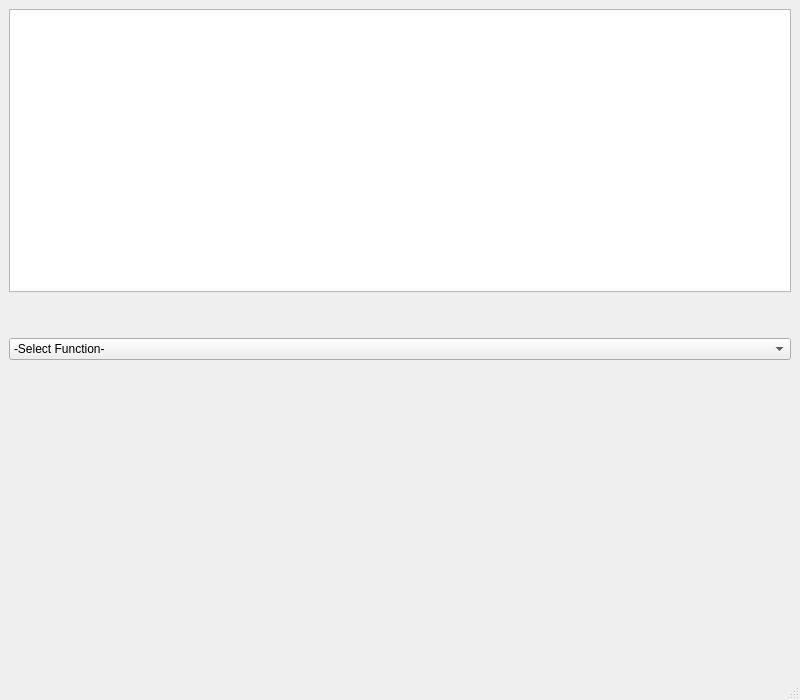
<?xml version="1.0" encoding="UTF-8"?>
<ui version="4.0">
 <class>MainWindow</class>
 <widget class="QMainWindow" name="MainWindow">
  <property name="geometry">
   <rect>
    <x>0</x>
    <y>0</y>
    <width>800</width>
    <height>700</height>
   </rect>
  </property>
  <property name="windowTitle">
   <string>MainWindow</string>
  </property>
  <property name="tabShape">
   <enum>QTabWidget::Rounded</enum>
  </property>
  <widget class="QWidget" name="centralwidget">
   <layout class="QGridLayout" name="gridLayout">
    <item row="0" column="0">
     <layout class="QVBoxLayout" name="mainVerticalLayout">
      <item>
       <widget class="QGraphicsView" name="simulationWindow"/>
      </item>
      <item>
       <spacer name="mainVerticalSpacer_1">
        <property name="orientation">
         <enum>Qt::Vertical</enum>
        </property>
        <property name="sizeType">
         <enum>QSizePolicy::Fixed</enum>
        </property>
        <property name="sizeHint" stdset="0">
         <size>
          <width>20</width>
          <height>40</height>
         </size>
        </property>
       </spacer>
      </item>
      <item>
       <widget class="QComboBox" name="selectFunctionComboBox">
        <property name="autoFillBackground">
         <bool>false</bool>
        </property>
        <property name="currentText">
         <string>-Select Function-</string>
        </property>
        <item>
         <property name="text">
          <string>-Select Function-</string>
         </property>
        </item>
        <item>
         <property name="text">
          <string>Setup</string>
         </property>
        </item>
        <item>
         <property name="text">
          <string>Forward Needle Drive</string>
         </property>
        </item>
        <item>
         <property name="text">
          <string>Backward Needle Drive</string>
         </property>
        </item>
       </widget>
      </item>
      <item>
       <spacer name="mainVerticalSpacer_2">
        <property name="orientation">
         <enum>Qt::Vertical</enum>
        </property>
        <property name="sizeType">
         <enum>QSizePolicy::Fixed</enum>
        </property>
        <property name="sizeHint" stdset="0">
         <size>
          <width>20</width>
          <height>20</height>
         </size>
        </property>
       </spacer>
      </item>
      <item>
       <widget class="QStackedWidget" name="functionPagesStackedWidget">
        <property name="currentIndex">
         <number>0</number>
        </property>
        <widget class="QWidget" name="page_1_SelectFunction">
         <layout class="QVBoxLayout" name="verticalLayout_2"/>
        </widget>
        <widget class="QWidget" name="page_2_Setup">
         <layout class="QGridLayout" name="gridLayout_6">
          <item row="1" column="0">
           <spacer name="p2_Spcr">
            <property name="orientation">
             <enum>Qt::Vertical</enum>
            </property>
            <property name="sizeType">
             <enum>QSizePolicy::Preferred</enum>
            </property>
            <property name="sizeHint" stdset="0">
             <size>
              <width>20</width>
              <height>5</height>
             </size>
            </property>
           </spacer>
          </item>
          <item row="3" column="0">
           <widget class="QWidget" name="p2_StopWgt" native="true">
            <property name="sizePolicy">
             <sizepolicy hsizetype="Preferred" vsizetype="Minimum">
              <horstretch>0</horstretch>
              <verstretch>0</verstretch>
             </sizepolicy>
            </property>
            <property name="minimumSize">
             <size>
              <width>0</width>
              <height>25</height>
             </size>
            </property>
            <property name="maximumSize">
             <size>
              <width>16777215</width>
              <height>50</height>
             </size>
            </property>
            <layout class="QHBoxLayout" name="horizontalLayout_5">
             <item>
              <spacer name="p2_StopWgtSpcr">
               <property name="orientation">
                <enum>Qt::Horizontal</enum>
               </property>
               <property name="sizeHint" stdset="0">
                <size>
                 <width>40</width>
                 <height>20</height>
                </size>
               </property>
              </spacer>
             </item>
             <item>
              <widget class="QPushButton" name="p2_StopWgtBtn">
               <property name="enabled">
                <bool>false</bool>
               </property>
               <property name="font">
                <font>
                 <weight>75</weight>
                 <bold>true</bold>
                </font>
               </property>
               <property name="text">
                <string>STOP</string>
               </property>
              </widget>
             </item>
            </layout>
           </widget>
          </item>
          <item row="2" column="0">
           <widget class="QLabel" name="p2_LblTaskRunning">
            <property name="enabled">
             <bool>true</bool>
            </property>
            <property name="text">
             <string>Task Running...</string>
            </property>
            <property name="alignment">
             <set>Qt::AlignCenter</set>
            </property>
           </widget>
          </item>
          <item row="0" column="0">
           <layout class="QVBoxLayout" name="p2_ParamsVL">
            <item>
             <layout class="QHBoxLayout" name="p2_TopClampBtnsHL">
              <item>
               <widget class="QLabel" name="p2_TopClampLbl">
                <property name="sizePolicy">
                 <sizepolicy hsizetype="Fixed" vsizetype="Preferred">
                  <horstretch>0</horstretch>
                  <verstretch>0</verstretch>
                 </sizepolicy>
                </property>
                <property name="minimumSize">
                 <size>
                  <width>105</width>
                  <height>0</height>
                 </size>
                </property>
                <property name="text">
                 <string>Top Clamp:</string>
                </property>
               </widget>
              </item>
              <item>
               <spacer name="p2_TopClampSpcr_1">
                <property name="orientation">
                 <enum>Qt::Horizontal</enum>
                </property>
                <property name="sizeType">
                 <enum>QSizePolicy::Fixed</enum>
                </property>
                <property name="sizeHint" stdset="0">
                 <size>
                  <width>50</width>
                  <height>20</height>
                 </size>
                </property>
               </spacer>
              </item>
              <item>
               <widget class="QPushButton" name="p2_TopClampBtnTighten">
                <property name="text">
                 <string>Tighten</string>
                </property>
               </widget>
              </item>
              <item>
               <spacer name="p2_TopClampSpcr_2">
                <property name="orientation">
                 <enum>Qt::Horizontal</enum>
                </property>
                <property name="sizeType">
                 <enum>QSizePolicy::Fixed</enum>
                </property>
                <property name="sizeHint" stdset="0">
                 <size>
                  <width>40</width>
                  <height>20</height>
                 </size>
                </property>
               </spacer>
              </item>
              <item>
               <widget class="QPushButton" name="p2_TopClampBtnRelease">
                <property name="text">
                 <string>Release</string>
                </property>
               </widget>
              </item>
             </layout>
            </item>
            <item>
             <spacer name="p2_BtnsVLSpcr2">
              <property name="orientation">
               <enum>Qt::Vertical</enum>
              </property>
              <property name="sizeType">
               <enum>QSizePolicy::Maximum</enum>
              </property>
              <property name="sizeHint" stdset="0">
               <size>
                <width>20</width>
                <height>10</height>
               </size>
              </property>
             </spacer>
            </item>
            <item>
             <layout class="QHBoxLayout" name="p2_BotClampBtnsHL">
              <item>
               <widget class="QLabel" name="p2_BotClampLbl">
                <property name="sizePolicy">
                 <sizepolicy hsizetype="Fixed" vsizetype="Preferred">
                  <horstretch>0</horstretch>
                  <verstretch>0</verstretch>
                 </sizepolicy>
                </property>
                <property name="minimumSize">
                 <size>
                  <width>105</width>
                  <height>0</height>
                 </size>
                </property>
                <property name="text">
                 <string>Bottom Clamp:</string>
                </property>
               </widget>
              </item>
              <item>
               <spacer name="p2_BotClampSpcr1">
                <property name="orientation">
                 <enum>Qt::Horizontal</enum>
                </property>
                <property name="sizeType">
                 <enum>QSizePolicy::Fixed</enum>
                </property>
                <property name="sizeHint" stdset="0">
                 <size>
                  <width>50</width>
                  <height>20</height>
                 </size>
                </property>
               </spacer>
              </item>
              <item>
               <widget class="QPushButton" name="p2_BotClampBtnTighten">
                <property name="text">
                 <string>Tighten</string>
                </property>
               </widget>
              </item>
              <item>
               <spacer name="p2_BotClampSpcr2">
                <property name="orientation">
                 <enum>Qt::Horizontal</enum>
                </property>
                <property name="sizeType">
                 <enum>QSizePolicy::Fixed</enum>
                </property>
                <property name="sizeHint" stdset="0">
                 <size>
                  <width>40</width>
                  <height>20</height>
                 </size>
                </property>
               </spacer>
              </item>
              <item>
               <widget class="QPushButton" name="p2_BotClampBtnRelease">
                <property name="text">
                 <string>Release</string>
                </property>
               </widget>
              </item>
             </layout>
            </item>
            <item>
             <spacer name="p2_BtnsVLSpcr1">
              <property name="orientation">
               <enum>Qt::Vertical</enum>
              </property>
              <property name="sizeType">
               <enum>QSizePolicy::Maximum</enum>
              </property>
              <property name="sizeHint" stdset="0">
               <size>
                <width>20</width>
                <height>10</height>
               </size>
              </property>
             </spacer>
            </item>
            <item>
             <layout class="QHBoxLayout" name="p2_ScrewBtnsHL">
              <item>
               <widget class="QPushButton" name="p2_ScrewBtnContract">
                <property name="text">
                 <string>Contract Screw</string>
                </property>
               </widget>
              </item>
              <item>
               <widget class="QPushButton" name="p2_ScrewBtnExtend">
                <property name="text">
                 <string>Extend Screw</string>
                </property>
               </widget>
              </item>
             </layout>
            </item>
            <item>
             <spacer name="p2_BtnsVLSpcr3">
              <property name="orientation">
               <enum>Qt::Vertical</enum>
              </property>
              <property name="sizeType">
               <enum>QSizePolicy::Preferred</enum>
              </property>
              <property name="sizeHint" stdset="0">
               <size>
                <width>20</width>
                <height>15</height>
               </size>
              </property>
             </spacer>
            </item>
            <item>
             <widget class="QPushButton" name="p2_BtnReleaseAllClamps">
              <property name="font">
               <font>
                <weight>75</weight>
                <bold>true</bold>
               </font>
              </property>
              <property name="text">
               <string>Release All Clamps</string>
              </property>
             </widget>
            </item>
            <item>
             <spacer name="p2_BtnsVLSpcr4">
              <property name="orientation">
               <enum>Qt::Vertical</enum>
              </property>
              <property name="sizeType">
               <enum>QSizePolicy::Preferred</enum>
              </property>
              <property name="sizeHint" stdset="0">
               <size>
                <width>20</width>
                <height>25</height>
               </size>
              </property>
             </spacer>
            </item>
           </layout>
          </item>
         </layout>
        </widget>
        <widget class="QWidget" name="page_3_ForwardNeedleDrive">
         <layout class="QGridLayout" name="gridLayout_2">
          <item row="5" column="0">
           <widget class="QWidget" name="p3_StopWgt" native="true">
            <property name="sizePolicy">
             <sizepolicy hsizetype="Preferred" vsizetype="Minimum">
              <horstretch>0</horstretch>
              <verstretch>0</verstretch>
             </sizepolicy>
            </property>
            <property name="minimumSize">
             <size>
              <width>0</width>
              <height>25</height>
             </size>
            </property>
            <property name="maximumSize">
             <size>
              <width>16777215</width>
              <height>50</height>
             </size>
            </property>
            <layout class="QHBoxLayout" name="horizontalLayout_6">
             <item>
              <spacer name="p3_StopWgtSpcr">
               <property name="orientation">
                <enum>Qt::Horizontal</enum>
               </property>
               <property name="sizeHint" stdset="0">
                <size>
                 <width>40</width>
                 <height>20</height>
                </size>
               </property>
              </spacer>
             </item>
             <item>
              <widget class="QPushButton" name="p3_StopWgtBtn">
               <property name="enabled">
                <bool>false</bool>
               </property>
               <property name="font">
                <font>
                 <weight>75</weight>
                 <bold>true</bold>
                </font>
               </property>
               <property name="text">
                <string>STOP</string>
               </property>
              </widget>
             </item>
            </layout>
           </widget>
          </item>
          <item row="1" column="0">
           <widget class="QPushButton" name="p3_BtnTaskRun">
            <property name="text">
             <string>Run</string>
            </property>
           </widget>
          </item>
          <item row="2" column="0">
           <spacer name="p3_Spcr_1">
            <property name="orientation">
             <enum>Qt::Vertical</enum>
            </property>
            <property name="sizeType">
             <enum>QSizePolicy::Fixed</enum>
            </property>
            <property name="sizeHint" stdset="0">
             <size>
              <width>20</width>
              <height>20</height>
             </size>
            </property>
           </spacer>
          </item>
          <item row="0" column="0">
           <layout class="QHBoxLayout" name="p3_ParamsInputHL">
            <item>
             <layout class="QHBoxLayout" name="p3_CyclesHL">
              <item>
               <spacer name="p3_CyclesSpcr">
                <property name="orientation">
                 <enum>Qt::Horizontal</enum>
                </property>
                <property name="sizeType">
                 <enum>QSizePolicy::Fixed</enum>
                </property>
                <property name="sizeHint" stdset="0">
                 <size>
                  <width>30</width>
                  <height>20</height>
                 </size>
                </property>
               </spacer>
              </item>
              <item>
               <widget class="QLabel" name="p3_CyclesLbl">
                <property name="sizePolicy">
                 <sizepolicy hsizetype="Preferred" vsizetype="Preferred">
                  <horstretch>0</horstretch>
                  <verstretch>0</verstretch>
                 </sizepolicy>
                </property>
                <property name="text">
                 <string>Number of Cyles:</string>
                </property>
                <property name="alignment">
                 <set>Qt::AlignCenter</set>
                </property>
               </widget>
              </item>
              <item>
               <widget class="QSpinBox" name="p3_CyclesSpinBox">
                <property name="sizePolicy">
                 <sizepolicy hsizetype="Expanding" vsizetype="Fixed">
                  <horstretch>0</horstretch>
                  <verstretch>0</verstretch>
                 </sizepolicy>
                </property>
                <property name="minimumSize">
                 <size>
                  <width>0</width>
                  <height>0</height>
                 </size>
                </property>
                <property name="maximum">
                 <number>30</number>
                </property>
               </widget>
              </item>
             </layout>
            </item>
            <item>
             <widget class="QLabel" name="p3_CyclesLblDistance">
              <property name="text">
               <string>0</string>
              </property>
              <property name="alignment">
               <set>Qt::AlignRight|Qt::AlignTrailing|Qt::AlignVCenter</set>
              </property>
             </widget>
            </item>
            <item>
             <widget class="QLabel" name="p3_CyclesLblUnits">
              <property name="text">
               <string>mm</string>
              </property>
             </widget>
            </item>
            <item>
             <spacer name="p3_ParamsSpcr">
              <property name="orientation">
               <enum>Qt::Horizontal</enum>
              </property>
              <property name="sizeHint" stdset="0">
               <size>
                <width>40</width>
                <height>20</height>
               </size>
              </property>
             </spacer>
            </item>
            <item>
             <layout class="QHBoxLayout" name="p3_SpeedHL_1">
              <item>
               <widget class="QLabel" name="p3_SpeedLbl">
                <property name="text">
                 <string>Speed:</string>
                </property>
                <property name="alignment">
                 <set>Qt::AlignCenter</set>
                </property>
               </widget>
              </item>
              <item>
               <layout class="QHBoxLayout" name="p3_SpeedHL_2">
                <item>
                 <widget class="QSlider" name="p3_SpeedSldr">
                  <property name="minimum">
                   <number>0</number>
                  </property>
                  <property name="maximum">
                   <number>255</number>
                  </property>
                  <property name="value">
                   <number>0</number>
                  </property>
                  <property name="orientation">
                   <enum>Qt::Horizontal</enum>
                  </property>
                 </widget>
                </item>
                <item>
                 <widget class="QLabel" name="p3_SpeedLblValue">
                  <property name="text">
                   <string>0</string>
                  </property>
                  <property name="alignment">
                   <set>Qt::AlignCenter</set>
                  </property>
                 </widget>
                </item>
                <item>
                 <spacer name="p3_SpeedSpcr">
                  <property name="orientation">
                   <enum>Qt::Horizontal</enum>
                  </property>
                  <property name="sizeType">
                   <enum>QSizePolicy::Fixed</enum>
                  </property>
                  <property name="sizeHint" stdset="0">
                   <size>
                    <width>30</width>
                    <height>20</height>
                   </size>
                  </property>
                 </spacer>
                </item>
               </layout>
              </item>
             </layout>
            </item>
           </layout>
          </item>
          <item row="3" column="0">
           <spacer name="p3_Spcr_2">
            <property name="orientation">
             <enum>Qt::Vertical</enum>
            </property>
            <property name="sizeType">
             <enum>QSizePolicy::Fixed</enum>
            </property>
            <property name="sizeHint" stdset="0">
             <size>
              <width>20</width>
              <height>5</height>
             </size>
            </property>
           </spacer>
          </item>
          <item row="4" column="0">
           <widget class="QLabel" name="p3_LblTaskRunning">
            <property name="enabled">
             <bool>true</bool>
            </property>
            <property name="sizePolicy">
             <sizepolicy hsizetype="Preferred" vsizetype="Fixed">
              <horstretch>0</horstretch>
              <verstretch>0</verstretch>
             </sizepolicy>
            </property>
            <property name="maximumSize">
             <size>
              <width>16777215</width>
              <height>20</height>
             </size>
            </property>
            <property name="text">
             <string>Task Running...</string>
            </property>
            <property name="alignment">
             <set>Qt::AlignCenter</set>
            </property>
           </widget>
          </item>
         </layout>
        </widget>
        <widget class="QWidget" name="page_4_BackwardNeedleDrive">
         <layout class="QGridLayout" name="gridLayout_5">
          <item row="2" column="0">
           <spacer name="p4_Spcr_1">
            <property name="orientation">
             <enum>Qt::Vertical</enum>
            </property>
            <property name="sizeType">
             <enum>QSizePolicy::Fixed</enum>
            </property>
            <property name="sizeHint" stdset="0">
             <size>
              <width>20</width>
              <height>20</height>
             </size>
            </property>
           </spacer>
          </item>
          <item row="5" column="0">
           <widget class="QWidget" name="p4_StopWgt" native="true">
            <property name="sizePolicy">
             <sizepolicy hsizetype="Preferred" vsizetype="Minimum">
              <horstretch>0</horstretch>
              <verstretch>0</verstretch>
             </sizepolicy>
            </property>
            <property name="minimumSize">
             <size>
              <width>0</width>
              <height>25</height>
             </size>
            </property>
            <property name="maximumSize">
             <size>
              <width>16777215</width>
              <height>50</height>
             </size>
            </property>
            <layout class="QHBoxLayout" name="horizontalLayout_7">
             <item>
              <spacer name="p4_StopWgtSpcr">
               <property name="orientation">
                <enum>Qt::Horizontal</enum>
               </property>
               <property name="sizeHint" stdset="0">
                <size>
                 <width>40</width>
                 <height>20</height>
                </size>
               </property>
              </spacer>
             </item>
             <item>
              <widget class="QPushButton" name="p4_StopWgtBtn">
               <property name="enabled">
                <bool>false</bool>
               </property>
               <property name="font">
                <font>
                 <weight>75</weight>
                 <bold>true</bold>
                </font>
               </property>
               <property name="text">
                <string>STOP</string>
               </property>
              </widget>
             </item>
            </layout>
           </widget>
          </item>
          <item row="1" column="0">
           <widget class="QPushButton" name="p4_BtnTaskRun">
            <property name="enabled">
             <bool>true</bool>
            </property>
            <property name="text">
             <string>Run</string>
            </property>
           </widget>
          </item>
          <item row="3" column="0">
           <spacer name="p4_Spcr_2">
            <property name="orientation">
             <enum>Qt::Vertical</enum>
            </property>
            <property name="sizeType">
             <enum>QSizePolicy::Fixed</enum>
            </property>
            <property name="sizeHint" stdset="0">
             <size>
              <width>20</width>
              <height>5</height>
             </size>
            </property>
           </spacer>
          </item>
          <item row="0" column="0">
           <layout class="QHBoxLayout" name="p4_ParamsInputHL">
            <item>
             <layout class="QHBoxLayout" name="p4_CyclesHL">
              <item>
               <spacer name="p4_CyclesSpcr">
                <property name="orientation">
                 <enum>Qt::Horizontal</enum>
                </property>
                <property name="sizeType">
                 <enum>QSizePolicy::Fixed</enum>
                </property>
                <property name="sizeHint" stdset="0">
                 <size>
                  <width>30</width>
                  <height>20</height>
                 </size>
                </property>
               </spacer>
              </item>
              <item>
               <widget class="QLabel" name="p4_CyclesLbl">
                <property name="sizePolicy">
                 <sizepolicy hsizetype="Preferred" vsizetype="Preferred">
                  <horstretch>0</horstretch>
                  <verstretch>0</verstretch>
                 </sizepolicy>
                </property>
                <property name="text">
                 <string>Number of Cyles:</string>
                </property>
                <property name="alignment">
                 <set>Qt::AlignCenter</set>
                </property>
               </widget>
              </item>
              <item>
               <widget class="QSpinBox" name="p4_CyclesSpinBox">
                <property name="enabled">
                 <bool>true</bool>
                </property>
                <property name="sizePolicy">
                 <sizepolicy hsizetype="Expanding" vsizetype="Fixed">
                  <horstretch>0</horstretch>
                  <verstretch>0</verstretch>
                 </sizepolicy>
                </property>
                <property name="minimumSize">
                 <size>
                  <width>0</width>
                  <height>0</height>
                 </size>
                </property>
                <property name="maximum">
                 <number>30</number>
                </property>
                <property name="value">
                 <number>0</number>
                </property>
               </widget>
              </item>
             </layout>
            </item>
            <item>
             <widget class="QLabel" name="p4_CyclesLblDistance">
              <property name="text">
               <string>0</string>
              </property>
             </widget>
            </item>
            <item>
             <widget class="QLabel" name="p4_CyclesLblUnits">
              <property name="text">
               <string>mm</string>
              </property>
             </widget>
            </item>
            <item>
             <spacer name="p4_ParamsSpcr">
              <property name="orientation">
               <enum>Qt::Horizontal</enum>
              </property>
              <property name="sizeHint" stdset="0">
               <size>
                <width>40</width>
                <height>20</height>
               </size>
              </property>
             </spacer>
            </item>
            <item>
             <layout class="QHBoxLayout" name="p4_SpeedHL_1">
              <item>
               <widget class="QLabel" name="p4_SpeedLbl">
                <property name="text">
                 <string>Speed:</string>
                </property>
                <property name="alignment">
                 <set>Qt::AlignCenter</set>
                </property>
               </widget>
              </item>
              <item>
               <layout class="QHBoxLayout" name="p4_SpeedHL_2">
                <item>
                 <widget class="QSlider" name="p4_SpeedSldr">
                  <property name="enabled">
                   <bool>true</bool>
                  </property>
                  <property name="minimum">
                   <number>0</number>
                  </property>
                  <property name="maximum">
                   <number>255</number>
                  </property>
                  <property name="value">
                   <number>0</number>
                  </property>
                  <property name="orientation">
                   <enum>Qt::Horizontal</enum>
                  </property>
                 </widget>
                </item>
                <item>
                 <widget class="QLabel" name="p4_SpeedLblValue">
                  <property name="text">
                   <string>0</string>
                  </property>
                  <property name="alignment">
                   <set>Qt::AlignCenter</set>
                  </property>
                 </widget>
                </item>
                <item>
                 <spacer name="p4_SpeedSpcr">
                  <property name="orientation">
                   <enum>Qt::Horizontal</enum>
                  </property>
                  <property name="sizeType">
                   <enum>QSizePolicy::Fixed</enum>
                  </property>
                  <property name="sizeHint" stdset="0">
                   <size>
                    <width>30</width>
                    <height>20</height>
                   </size>
                  </property>
                 </spacer>
                </item>
               </layout>
              </item>
             </layout>
            </item>
           </layout>
          </item>
          <item row="4" column="0">
           <widget class="QLabel" name="p4_LblTaskRunning">
            <property name="enabled">
             <bool>true</bool>
            </property>
            <property name="sizePolicy">
             <sizepolicy hsizetype="Preferred" vsizetype="Fixed">
              <horstretch>0</horstretch>
              <verstretch>0</verstretch>
             </sizepolicy>
            </property>
            <property name="maximumSize">
             <size>
              <width>16777215</width>
              <height>20</height>
             </size>
            </property>
            <property name="text">
             <string>Task Running...</string>
            </property>
            <property name="alignment">
             <set>Qt::AlignCenter</set>
            </property>
           </widget>
          </item>
         </layout>
        </widget>
       </widget>
      </item>
     </layout>
    </item>
   </layout>
  </widget>
  <widget class="QMenuBar" name="menubar">
   <property name="geometry">
    <rect>
     <x>0</x>
     <y>0</y>
     <width>800</width>
     <height>22</height>
    </rect>
   </property>
  </widget>
  <widget class="QStatusBar" name="statusbar"/>
 </widget>
 <resources/>
 <connections>
  <connection>
   <sender>selectFunctionComboBox</sender>
   <signal>currentIndexChanged(int)</signal>
   <receiver>functionPagesStackedWidget</receiver>
   <slot>setCurrentIndex(int)</slot>
   <hints>
    <hint type="sourcelabel">
     <x>185</x>
     <y>296</y>
    </hint>
    <hint type="destinationlabel">
     <x>270</x>
     <y>599</y>
    </hint>
   </hints>
  </connection>
  <connection>
   <sender>p3_SpeedSldr</sender>
   <signal>valueChanged(int)</signal>
   <receiver>p3_SpeedLblValue</receiver>
   <slot>setNum(int)</slot>
   <hints>
    <hint type="sourcelabel">
     <x>925</x>
     <y>360</y>
    </hint>
    <hint type="destinationlabel">
     <x>940</x>
     <y>365</y>
    </hint>
   </hints>
  </connection>
  <connection>
   <sender>p4_SpeedSldr</sender>
   <signal>valueChanged(int)</signal>
   <receiver>p4_SpeedLblValue</receiver>
   <slot>setNum(int)</slot>
   <hints>
    <hint type="sourcelabel">
     <x>735</x>
     <y>358</y>
    </hint>
    <hint type="destinationlabel">
     <x>933</x>
     <y>341</y>
    </hint>
   </hints>
  </connection>
 </connections>
</ui>
